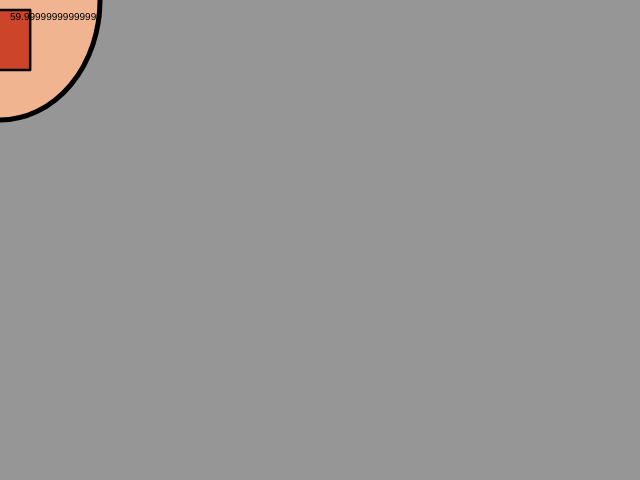
Frame 1 (no input)
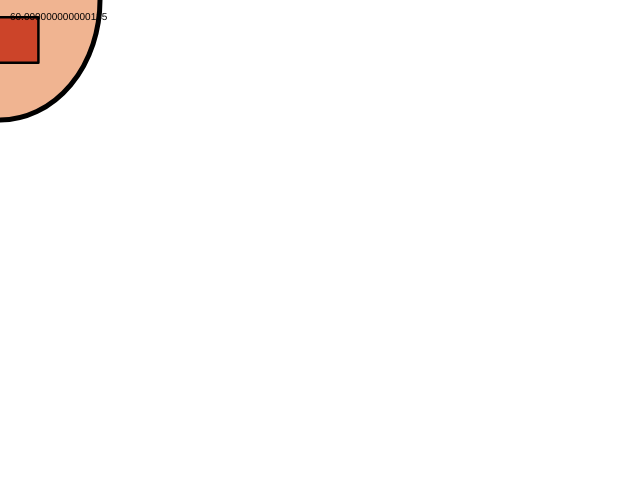
Frame 60 (no input)
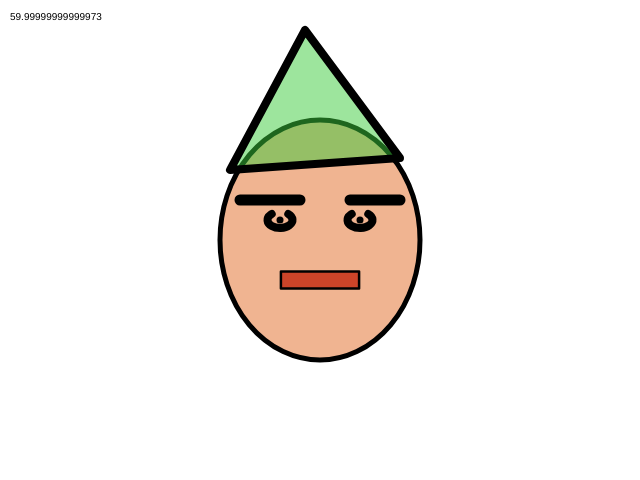
Frame 120 (the mouse pressed at the canvas centre since frame 60)

The p5.js sketch that drew these frames (run headless with seeded random() and noise() and a simulated clock; from frame 60 on, the mouse is pressed at the canvas centre):

// p5.js sketch
// ── sketch.js

function setup() {
	createCanvas(640,480);
}

drawBeard = false;

function draw() {
	background(150);

	noCursor();

	// mouseX, mouseY 两个变量包含了光标位置
	smooth();
	strokeCap(ROUND);
	strokeJoin(ROUND);
	strokeWeight(5); 
	colorMode(RGB);
	fill(240,180,145);
	ellipse(mouseX,mouseY,200,240);
	strokeWeight(2.5);
	colorMode(HSB); 
	fill(10,80,80); 
	currentTime = millis(); 
	mouthWidth = sin(currentTime/1000);
	mouthWidth = map(mouthWidth,-1,1,40,80); 
	mouthHeight = cos(currentTime/933);
	mouthHeight = map(mouthHeight,-1,1,4,60); 
	
	
	rectMode(CENTER);
	rect(mouseX,mouseY+40,mouthWidth,mouthHeight); 


	strokeWeight(11);
	EyebrowOffsetY = -40;
	line(mouseX-80,mouseY+EyebrowOffsetY,
		mouseX-20,mouseY+EyebrowOffsetY) 
	line(mouseX+30,mouseY+EyebrowOffsetY,
		mouseX+80,mouseY+EyebrowOffsetY);
	strokeWeight(3); 
	noFill();  
	EyeOffsetY = -20;


	eyeWidth = 25;
	eyeHeight = 16;
	// if(){} else if(){} else {}
	if(keyCode == 97) // 如果为‘a' (97)
	{
		eyeWidth = 60;
		eyeHeight = 32;
	}
	else if(keyCode == 83) // 或为 ’S'(83)
	{
		colorMode(RGB);
		fill(0,255,0);
		eyeWidth = 48;
		eyeHeight = 48;
	}
	else if(keyCode == 100)
	{
		drawBeard = true;
	}
	else if(keyCode == 102)
	{
		drawBeard = false;
	}
	else // 否则
	{
		strokeWeight(8);
	}

	arc(mouseX-40,mouseY+EyeOffsetY,eyeWidth,eyeHeight,-0.2*PI,1.2*PI);
	arc(mouseX+40,mouseY+EyeOffsetY,eyeWidth,eyeHeight,-0.2*PI,1.2*PI);
	strokeWeight(7);
	point(mouseX-40,mouseY+EyeOffsetY);
	point(mouseX+40,mouseY+EyeOffsetY); 
	strokeWeight(8);
	fill(120,70,80,0.5);
	triangle(
		mouseX-90,mouseY-70,
		mouseX+80,mouseY-82,
		mouseX-15,mouseY-210);
	fill(0);
	textSize(60); 
	text(key,mouseX-30,mouseY-100); 

	if(drawBeard) 
	{
		rect(mouseX,mouseY+20,100,20);
	}
	

	fill(0);
	textSize(10);
	fps = frameRate(); 
	text(fps,10,20);
	
	// 练习：运用条件判断，实现更多样化的分支效果

	
}
